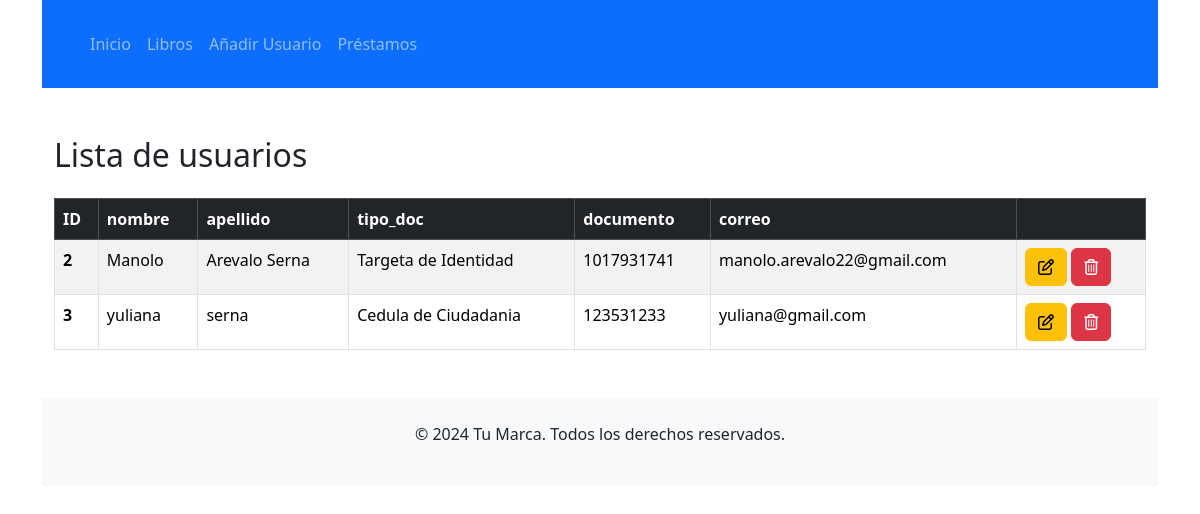
The page /usuarios on the database its author committed.
### tables this page shows
CREATE TABLE `usuarios` (
  `ID` int(11) NOT NULL,
  `Nombres` varchar(50) DEFAULT NULL,
  `Apellidos` varchar(50) DEFAULT NULL,
  `tipo_doc` varchar(20) DEFAULT NULL,
  `documento` int(20) DEFAULT NULL,
  `correo` varchar(100) DEFAULT NULL
);

### app/controllers/UsuariosController.php (called while the page is built, shortened)
<?php
require_once 'app/models/Usuario.php';
class UsuariosController
{
    public function Listausuarios()
    {
        $usuarioModel = new Usuario();
        $usuarios = $usuarioModel->obtenerUsuarios();
        require_once 'app/views/usuarios/listausuarios.php';
    }
}

### index.php (called while the page is built, shortened)
<?php
require_once 'routes.php';
require_once 'config/database.php';
?>

### config/database.php (called while the page is built, shortened)
<?php
class Database {
    private static $instance = null;
    private function __construct() {
        $this->pdo = new PDO('mysql:host=localhost;dbname=biblioteca2', 'thiago', 'Santi300++');
    }
    public static function getInstance() {
        if (self::$instance == null) {
            self::$instance = new Database();
        }
        return self::$instance->pdo;
    }
}

### app/models/Usuario.php (called while the page is built, shortened)
<?php
class Usuario
{
    private $pdo;
    public function __construct()
    {
        $this->pdo = Database::getInstance();
    }
    public function obtenerUsuarios()
    {
        $sql = "SELECT * FROM usuarios";
        $stmt = $this->pdo->query($sql);
        return $stmt->fetchAll(PDO::FETCH_OBJ);
    }
}
?>

### app/views/usuarios/listausuarios.php (the view, shortened to what this page needs)
<!DOCTYPE html>
<html lang="es">
<head>
    <link href="https://cdn.jsdelivr.net/npm/bootstrap@5.3.3/dist/css/bootstrap.min.css" rel="stylesheet"
>
</head>
<body>
    <div class="container">
        <header class="bg-primary text-white p-3">
            <div class="container">
                <nav class="navbar navbar-expand-lg navbar-dark">
                    <div class="container-fluid">
                        <div class="collapse navbar-collapse" id="navbarNav">
                            <ul class="navbar-nav me-auto mb-2 mb-lg-0">
                                <li class="nav-item">
                                    <a class="nav-link" href="/crud-manoloMejor">Inicio</a>
                                </li>
                                <li class="nav-item">
                                    <a class="nav-link" href="/crud-manoloMejor/libros">Libros</a>
                                </li>
                                <li class="nav-item">
                                    <a class="nav-link" href="/crud-manoloMejor/usuarios/form">Añadir Usuario</a>
                                </li>
                                <li class="nav-item">
                                    <a class="nav-link" href="/crud-manoloMejor/prestamos">Préstamos</a>
                                </li>
                            </ul>
                        </div>
                    </div>
                </nav>
            </div>
        </header>
        <main class="container my-5">
            <h2 class="mb-4">Lista de usuarios</h2>
            <table class="table table-striped table-bordered">
                <thead class="table-dark">
                    <tr>
                        <th scope="col">ID</th>
                        <th scope="col">nombre</th>
                        <th scope="col">apellido</th>
                        <th scope="col">tipo_doc</th>
                        <th scope="col">documento</th>
                        <th scope="col">correo</th>
                        <th scope="col"></th>
                    </tr>
                </thead>
                <tbody>
                    <?php foreach ($usuarios as $usuario): ?>
                        <tr>
                            <th scope="row"><?php echo htmlspecialchars($usuario->ID); ?></th>
                            <td><?php echo htmlspecialchars($usuario->Nombres); ?></td>
                            <td><?php echo htmlspecialchars($usuario->Apellidos); ?></td>
                            <td><?php echo htmlspecialchars($usuario->tipo_doc); ?></td>
                            <td><?php echo htmlspecialchars($usuario->documento); ?></td>
                            <td><?php echo htmlspecialchars($usuario->correo); ?></td>
                            <td>
                                <a href="usuarios/detalle?id=<?php echo $usuario->ID; ?>" class="btn btn-small btn-warning">
                                    <i class="fa-regular fa-pen-to-square"></i>
                                </a>
                                <a href="usuarios/eliminar?id=<?php echo $usuario->ID; ?>" class="btn btn-small btn-danger">
                                    <i class="fa-regular fa-trash-can"></i>
                                </a>
                            </td>
                        <?php endforeach; ?>
                </tbody>
            </table>
        </main>
        <footer class="bg-light text-center py-4">
            <p>&copy; <?php echo date("Y"); ?> Tu Marca. Todos los derechos reservados.</p>
        </footer>
    </div>
</body>
</html>

### routes.php (shortened to what this page needs)
<?php
require_once 'app/controllers/UsuariosController.php';
$routes = [
    'crud-manoloMejor' => 'LibrosController@index',
    'crud-manoloMejor/libros' => 'LibrosController@ListaLibors',
    'crud-manoloMejor/libros/form' => 'LibrosController@form',
    'crud-manoloMejor/libros/store' => 'LibrosController@store',
    'crud-manoloMejor/libros/eliminar' => 'LibrosController@delete',
    'crud-manoloMejor/libros/detalle' => 'LibrosController@detalle',
    'crud-manoloMejor/libros/actualizar' => 'LibrosController@actualizar',
    'crud-manoloMejor/usuarios' => 'UsuariosController@Listausuarios',
    'crud-manoloMejor/usuarios/form' => 'UsuariosController@form',
    'crud-manoloMejor/usuarios/store' => 'UsuariosController@store',
    'crud-manoloMejor/usuarios/eliminar' => 'UsuariosController@delete',
    'crud-manoloMejor/usuarios/detalle' => 'UsuariosController@detalle',
    'crud-manoloMejor/usuarios/actualizar' => 'UsuariosController@actualizar',
    'crud-manoloMejor/prestamos' => 'PrestamosController@Listaprestamos',
    'crud-manoloMejor/prestamos/form' => 'PrestamosController@form',
    'crud-manoloMejor/prestamos/store' => 'PrestamosController@store',
    'crud-manoloMejor/prestamos/eliminar' => 'PrestamosController@delete',
    'crud-manoloMejor/prestamos/detalle' => 'PrestamosController@detalle',
    'crud-manoloMejor/prestamos/actualizar' => 'PrestamosController@actualizar',
    'crud-manoloMejor/login/inicio' => 'LoginController@login',
    'crud-manoloMejor/login/registro' => 'LoginController@registro',
    'crud-manoloMejor/login/registrar' => 'LoginController@registrar',
    'crud-manoloMejor/login/autenticar' => 'LoginController@autenticar',
    'crud-manoloMejor/login/logout' => 'LoginController@logout',
];
$requestUri = parse_url($_SERVER['REQUEST_URI'], PHP_URL_PATH);
$requestUri = trim($requestUri, '/');
if (array_key_exists($requestUri, $routes)) {
    list($controllerName, $methodName) = explode('@', $routes[$requestUri]);
    if (class_exists($controllerName)) {
        $controller = new $controllerName();
        if (method_exists($controller, $methodName)) {
            $controller->$methodName();
        } else {
            http_response_code(404);
            include 'app/views/404.php';
        }
    } else {
        http_response_code(404);
        include 'app/views/404.php';
    }
} else {
    http_response_code(404);
    include 'app/views/404.php';
}
?>

### rows shown on the page
usuarios: ID "2", Nombres "Manolo", Apellidos "Arevalo Serna", tipo_doc "Targeta de Identidad", documento "1017931741", correo "manolo.arevalo22@gmail.com"
usuarios: ID "3", Nombres "yuliana", Apellidos "serna", tipo_doc "Cedula de Ciudadania", documento "123531233", correo "yuliana@gmail.com"
